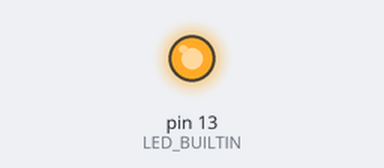
Simulated run of this sketch. Board: Arduino Uno, built with avr-gcc and run on an emulated ATmega328P. On the bench: output pins drawn as LEDs (lit = HIGH).

Above: at 1.1 s.
At 4.2 s:
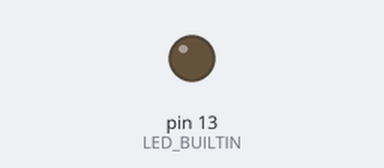
Timing chart, 0 to 6.5 s (numbered marks = the images above):
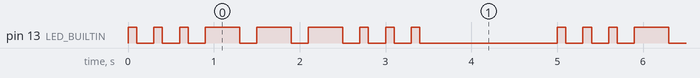

Measured:
- by itself, pin 13 (LED_BUILTIN): repeats every 5.0 s: 2 × (LOW 0.20 s, HIGH 0.10 s), 3 × (LOW 0.20 s, HIGH 0.40 s), 3 × (LOW 0.20 s, HIGH 0.10 s), LOW 1.6 s, HIGH 0.10 s
- by itself, everything shown: repeats every 5.0 s, in 18 steps

The sketch:

sos.ino
```cpp
void setup() {
  pinMode(LED_BUILTIN, OUTPUT);
}

void blinkSignal(int duration) {
  digitalWrite(LED_BUILTIN, HIGH);
  delay(duration);
  digitalWrite(LED_BUILTIN, LOW);
  delay(200);
}

void loop() {
  // SOS im Morsecode: kurz kurz kurz, lang lang lang, kurz kurz kurz
  for (int i = 0; i < 3; i++) {
    blinkSignal(100);
  }

  for (int i = 0; i < 3; i++) {
    blinkSignal(400);
  }

  for (int i = 0; i < 3; i++) {
    blinkSignal(100);
  }

  delay(1400);
}
```
